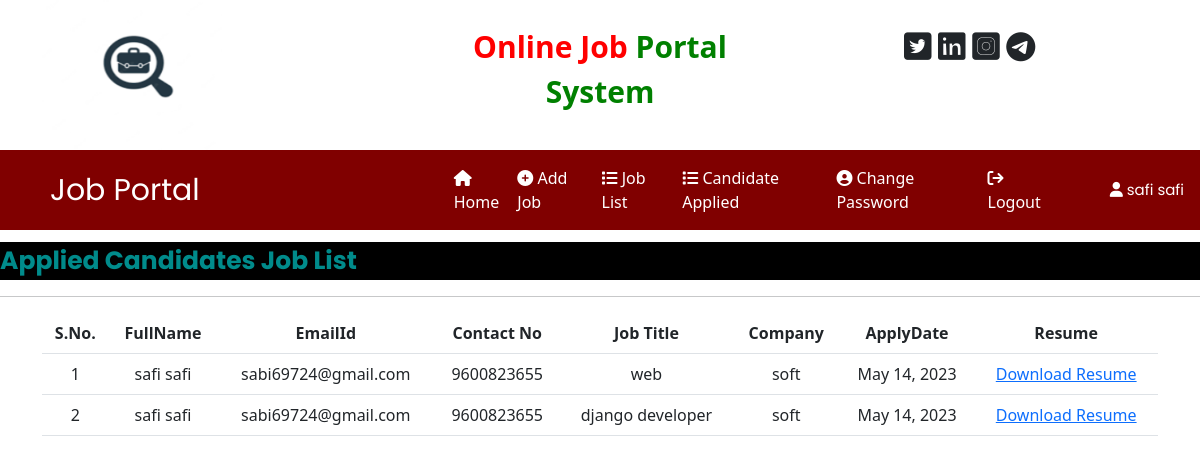
The app's page /applied_candidateslist (signed in) with its own data.
### jobapp/models.py (models this page shows, shortened)
class Apply(models.Model):
    job = models.ForeignKey(Job,on_delete=models.CASCADE)
    student = models.ForeignKey(StudentUser,on_delete=models.CASCADE)
    resume = models.FileField(null=True)
    applydate = models.DateField(null=True)

class StudentUser(models.Model):
    user = models.ForeignKey(User,on_delete=models.CASCADE)
    mobile = models.CharField(max_length=15,null=True)
    image = models.FileField(null=True)
    gender = models.CharField(max_length=10,null=True)
    type = models.CharField(max_length=15,null=True)

class Job(models.Model):
    recruiter = models.ForeignKey(Recruiter,on_delete=models.CASCADE)
    start_date = models.DateField()
    end_date = models.DateField()
    title = models.CharField(max_length=100)
    salary = models.FloatField(max_length=20)
    image = models.FileField()
    description = models.CharField(max_length=300)
    experience = models.CharField(max_length=50)
    location = models.CharField(max_length=100)
    skills = models.CharField(max_length=100)
    creationdate = models.DateField()

class Recruiter(models.Model):
    user = models.ForeignKey(User,on_delete=models.CASCADE)
    mobile = models.CharField(max_length=15,null=True)
    image = models.FileField(null=True)
    gender = models.CharField(max_length=10,null=True)
    company = models.CharField(max_length=100,null=True)
    type = models.CharField(max_length=15,null=True)
    status = models.CharField(max_length=20,null=True)

### jobapp/views.py (the view)
# urls.py: path('applied_candidateslist',applied_candidateslist,name='applied_candidateslist'),
def applied_candidateslist(request):
    if not request.user.is_authenticated:
        return redirect('recruiter_login')
    data = Apply.objects.all()
    d = {'data':data}
    return render(request,'applied_candidateslist.html',d)

### jobapp/templates/applied_candidateslist.html (shortened to what this page needs)
{% load static %}
{% block content %}
{% include 'recruiter_navigation.html' %}
<marquee behavior="" direction="" style="font-family: Poppins,sans-serif;font-size: 25px;color: darkcyan;background-color: black;font-weight: bold;margin-top: 1%;">
    Applied Candidates Job List
</marquee>
<hr>
<div class="container">
<table class="table table-hover container" id="example">
    <thead>
        <tr style="background-color: #000080;color: white;">
            <th>S.No.</th>
            <th>FullName</th>
            <th>EmailId</th>
            <th>Contact No</th>
            <th>Job Title</th>
            <th>Company</th>
            <th>ApplyDate</th>
            <th>Resume</th>
        </tr>
    </thead>
    <tbody>
        {% for i in data %}
        <tr style="background-color: #DEB887;">
            <td>{{forloop.counter}}</td>
            <td>{{i.student.user.first_name}} {{i.student.user.last_name}}</td>
            <td>{{i.student.user.username}}</td>
            <td>{{i.student.mobile}}</td>
            <td>{{i.job.title}}</td>
            <td>{{i.job.recruiter.company}}</td>
            <td>{{i.applydate}}</td>
            <td><a href="{{i.resume.url}}">Download Resume</a></td>
        </tr>
        {% endfor %}
    </tbody>
</table>
</div>
{% endblock %}

### jobapp/templates/recruiter_navigation.html (shortened to what this page needs)
<!DOCTYPE html>
<html lang="en">
<head>
    {% load static %}
    <link href="https://cdn.jsdelivr.net/npm/bootstrap@5.3.0-alpha3/dist/css/bootstrap.min.css" rel="stylesheet">
    <link rel="stylesheet" href="https://cdnjs.cloudflare.com/ajax/libs/font-awesome/6.4.0/css/all.min.css" />
</head>
<body>
    <div class="container">
        <div class="row">
            <div class="col-sm-4">
                <img src="{% static 'images/job1.png' %}" style="width: 180px;height: 150px;" alt="">
            </div>
            <div class="col-sm-4 mt-4 text-center">
                <span style="font-weight: bold; font-size: 30px;">
                    <span style="color: red;">Online Job</span>
                    <spans style="color: green;">Portal System</spans>
                </span>
            </div>
            <div class="col-sm-4 mt-4" style="padding-left: 10%;">
                <span style="font-weight: bold; font-size: 30px;">
                    <span><i class="fas fa-brands fa-square-twitter pl-1"></i></span>
                    <span><i class="fas fa-brands fa-linkedin pl-1"></i></span>
                    <span><i class="fas fa-brands fa-square-instagram pl-1"></i></span>
                    <span><i class="fa-brands fa-telegram pl-1"></i></span>
                </span>
            </div>
        </div>
    </div>
    <nav class="navbar navbar-expand-sm" style="background-color: maroon;">
        <a href="" class="navbar-brand text-white pl-5 font-weight-bold" style="font-family: 'Poppins', sans-serif;margin-left: 50px;font-size: 30px;">Job Portal</a>
        <ul class="navbar-nav">
            <li class="nav-item">
                <a href="{% url 'recruiter_home' %}" class="nav-link" style="margin-left: 230px;"><i class="fa fa-home mr-1"></i> Home</a>
            </li>
            <li class="nav-item">
                <a href="{% url 'add_job' %}"  class="nav-link"><i class="fa fa-plus-circle mr-1"></i> Add Job</a>
            </li>
            <li class="nav-item">
                <a href="{% url 'job_list' %}"  class="nav-link"><i class="fa fa-list mr-1"></i> Job List</a>
            </li>
            <li class="nav-item">
                <a href="{% url 'applied_candidateslist' %}"  class="nav-link"><i class="fa fa-list mr-1"></i> Candidate Applied</a>
            </li>
            <li class="nav-item">
                <a href="{% url 'change_passwordrecruiter' %}"  class="nav-link"><i class="fa fa-user-circle mr-1"></i> Change Password</a>
            </li>
            <li class="nav-item">
                <a href="{% url 'Logout' %}"  class="nav-link"><i class="fa fa-sign-out mr-1"></i> Logout</a>
            </li>
        </ul>
        <a href="{% url 'recruiter_home' %}" class="navbar-brand text-white pl-5 font-weight-bold" style="font-family: 'Poppins', sans-serif;margin-left: 50px;font-size: 15px;"><i class="fa-solid fa-user"></i> {{request.user.first_name}} {{request.user.last_name}}</a>
    </nav>
</body>
</html>

### jobapp/templates/recruiter_navigation.html (style rules this page uses)
.nav-link { color: white !important; margin-right: 2px; }

### jobapp/templates/applied_candidateslist.html (style rules this page uses)
tr { text-align: center; }

### records on screen
Apply: student.user.first_name "safi", student.user.last_name "safi", student.user.username "sabi69724@gmail.com", student.mobile "9600823655", job "web", job.recruiter.company "soft", applydate "May 14, 2023"
Apply: student.user.first_name "safi", student.user.last_name "safi", student.user.username "sabi69724@gmail.com", student.mobile "9600823655", job "django developer", job.recruiter.company "soft", applydate "May 14, 2023"

### other values on screen
{{ request.user.first_name }} "safi"
{{ request.user.last_name }} "safi"
